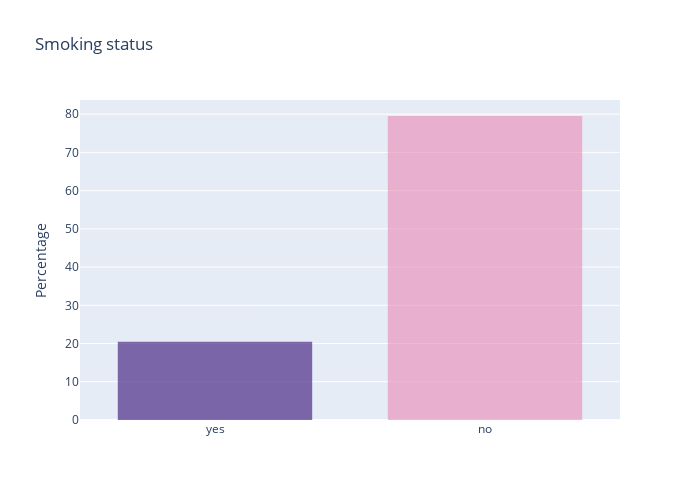

Notebook cell for this chart:
### Markdown cell above
Seems like age and smoking weigh the most when looking at the charges row (or column). We expect the weights of these two to be higher than the rest.

### Code cell
fig = go.Figure()
fig.add_trace(go.Histogram(
    x=df.loc[:,"smoker"],
    histnorm='percent',
    name='smoking status', # name used in legend and hover labels
    marker_color=['#330C73','#EB89B5'],
    opacity=0.6
))
fig.update_layout(
    title_text='Smoking status', # title of plot
    xaxis_title_text='', # xaxis label
    yaxis_title_text='Percentage', # yaxis label
    bargap=0.2, # gap between bars of adjacent location coordinates
    bargroupgap=0.1, # gap between bars of the same location coordinates
    width=700, height=500
)
fig.show()

### Figure 1 — Plotly figure (JSON) as saved in the notebook; plotly's stock layout.template omitted (floating-point values rounded to 4 significant figures; data arrays with more than 128 entries replaced by an {"elided": "..."} marker saying what was removed)
{"data": [{"histnorm": "percent", "marker": {"color": ["#330C73", "#EB89B5"]}, "name": "smoking status", "opacity": 0.6, "type": "histogram", "x": {"elided": "1338 str values"}}], "layout": {"bargap": 0.2, "bargroupgap": 0.1, "height": 500, "title": {"text": "Smoking status"}, "width": 700, "xaxis": {"title": {"text": ""}}, "yaxis": {"title": {"text": "Percentage"}}}}
